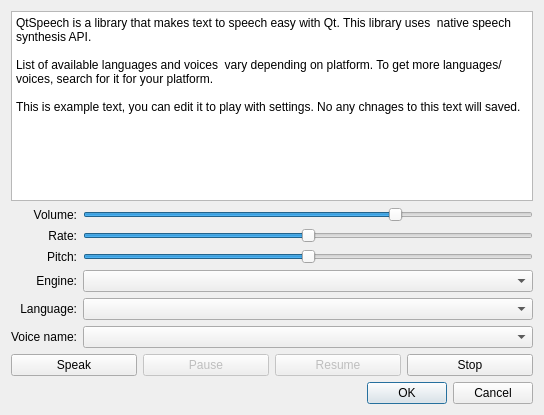
<?xml version="1.0" encoding="UTF-8"?>
<ui version="4.0">
 <class>talking_clock::VoiceConfigDialog</class>
 <widget class="QDialog" name="talking_clock::VoiceConfigDialog">
  <property name="geometry">
   <rect>
    <x>0</x>
    <y>0</y>
    <width>544</width>
    <height>415</height>
   </rect>
  </property>
  <property name="windowTitle">
   <string>Voice Configuration</string>
  </property>
  <layout class="QVBoxLayout" name="verticalLayout">
   <item>
    <widget class="QPlainTextEdit" name="plainTextEdit">
     <property name="sizePolicy">
      <sizepolicy hsizetype="Expanding" vsizetype="Expanding">
       <horstretch>0</horstretch>
       <verstretch>0</verstretch>
      </sizepolicy>
     </property>
     <property name="plainText">
      <string>QtSpeech is a library that makes text to speech easy with Qt. This library uses  native speech synthesis API.

List of available languages and voices  vary depending on platform. To get more languages/voices, search for it for your platform.

This is example text, you can edit it to play with settings. No any chnages to this text will saved.</string>
     </property>
    </widget>
   </item>
   <item>
    <layout class="QGridLayout" name="gridLayout">
     <item row="4" column="0">
      <widget class="QLabel" name="engine_label">
       <property name="sizePolicy">
        <sizepolicy hsizetype="Minimum" vsizetype="Preferred">
         <horstretch>0</horstretch>
         <verstretch>0</verstretch>
        </sizepolicy>
       </property>
       <property name="text">
        <string>Engine:</string>
       </property>
       <property name="alignment">
        <set>Qt::AlignRight|Qt::AlignTrailing|Qt::AlignVCenter</set>
       </property>
      </widget>
     </item>
     <item row="3" column="0">
      <widget class="QLabel" name="pitch_label">
       <property name="sizePolicy">
        <sizepolicy hsizetype="Minimum" vsizetype="Preferred">
         <horstretch>0</horstretch>
         <verstretch>0</verstretch>
        </sizepolicy>
       </property>
       <property name="text">
        <string>Pitch:</string>
       </property>
       <property name="alignment">
        <set>Qt::AlignRight|Qt::AlignTrailing|Qt::AlignVCenter</set>
       </property>
      </widget>
     </item>
     <item row="5" column="0">
      <widget class="QLabel" name="lang_label">
       <property name="sizePolicy">
        <sizepolicy hsizetype="Minimum" vsizetype="Preferred">
         <horstretch>0</horstretch>
         <verstretch>0</verstretch>
        </sizepolicy>
       </property>
       <property name="text">
        <string>Language:</string>
       </property>
       <property name="alignment">
        <set>Qt::AlignRight|Qt::AlignTrailing|Qt::AlignVCenter</set>
       </property>
      </widget>
     </item>
     <item row="3" column="2">
      <widget class="QSlider" name="pitch">
       <property name="minimum">
        <number>-100</number>
       </property>
       <property name="maximum">
        <number>100</number>
       </property>
       <property name="orientation">
        <enum>Qt::Horizontal</enum>
       </property>
      </widget>
     </item>
     <item row="6" column="0">
      <widget class="QLabel" name="voice_label">
       <property name="text">
        <string>Voice name:</string>
       </property>
       <property name="alignment">
        <set>Qt::AlignRight|Qt::AlignTrailing|Qt::AlignVCenter</set>
       </property>
      </widget>
     </item>
     <item row="1" column="2">
      <widget class="QSlider" name="volume">
       <property name="maximum">
        <number>100</number>
       </property>
       <property name="singleStep">
        <number>5</number>
       </property>
       <property name="pageStep">
        <number>20</number>
       </property>
       <property name="value">
        <number>70</number>
       </property>
       <property name="orientation">
        <enum>Qt::Horizontal</enum>
       </property>
      </widget>
     </item>
     <item row="5" column="2">
      <widget class="QComboBox" name="language">
       <property name="sizePolicy">
        <sizepolicy hsizetype="Expanding" vsizetype="Fixed">
         <horstretch>0</horstretch>
         <verstretch>0</verstretch>
        </sizepolicy>
       </property>
      </widget>
     </item>
     <item row="6" column="2">
      <widget class="QComboBox" name="voice"/>
     </item>
     <item row="2" column="0">
      <widget class="QLabel" name="rate_label">
       <property name="sizePolicy">
        <sizepolicy hsizetype="Minimum" vsizetype="Preferred">
         <horstretch>0</horstretch>
         <verstretch>0</verstretch>
        </sizepolicy>
       </property>
       <property name="text">
        <string>Rate:</string>
       </property>
       <property name="alignment">
        <set>Qt::AlignRight|Qt::AlignTrailing|Qt::AlignVCenter</set>
       </property>
      </widget>
     </item>
     <item row="1" column="0">
      <widget class="QLabel" name="volume_label">
       <property name="sizePolicy">
        <sizepolicy hsizetype="Minimum" vsizetype="Preferred">
         <horstretch>0</horstretch>
         <verstretch>0</verstretch>
        </sizepolicy>
       </property>
       <property name="text">
        <string>Volume:</string>
       </property>
       <property name="alignment">
        <set>Qt::AlignRight|Qt::AlignTrailing|Qt::AlignVCenter</set>
       </property>
      </widget>
     </item>
     <item row="2" column="2">
      <widget class="QSlider" name="rate">
       <property name="minimum">
        <number>-100</number>
       </property>
       <property name="maximum">
        <number>100</number>
       </property>
       <property name="orientation">
        <enum>Qt::Horizontal</enum>
       </property>
      </widget>
     </item>
     <item row="4" column="2">
      <widget class="QComboBox" name="engine">
       <property name="sizePolicy">
        <sizepolicy hsizetype="Expanding" vsizetype="Fixed">
         <horstretch>0</horstretch>
         <verstretch>0</verstretch>
        </sizepolicy>
       </property>
      </widget>
     </item>
    </layout>
   </item>
   <item>
    <layout class="QHBoxLayout" name="horizontalLayout">
     <item>
      <widget class="QPushButton" name="speakButton">
       <property name="text">
        <string>Speak</string>
       </property>
      </widget>
     </item>
     <item>
      <widget class="QPushButton" name="pauseButton">
       <property name="enabled">
        <bool>false</bool>
       </property>
       <property name="text">
        <string>Pause</string>
       </property>
      </widget>
     </item>
     <item>
      <widget class="QPushButton" name="resumeButton">
       <property name="enabled">
        <bool>false</bool>
       </property>
       <property name="text">
        <string>Resume</string>
       </property>
      </widget>
     </item>
     <item>
      <widget class="QPushButton" name="stopButton">
       <property name="text">
        <string>Stop</string>
       </property>
      </widget>
     </item>
    </layout>
   </item>
   <item>
    <widget class="QDialogButtonBox" name="buttonBox">
     <property name="orientation">
      <enum>Qt::Horizontal</enum>
     </property>
     <property name="standardButtons">
      <set>QDialogButtonBox::Cancel|QDialogButtonBox::Ok</set>
     </property>
    </widget>
   </item>
  </layout>
 </widget>
 <resources/>
 <connections>
  <connection>
   <sender>buttonBox</sender>
   <signal>accepted()</signal>
   <receiver>talking_clock::VoiceConfigDialog</receiver>
   <slot>accept()</slot>
   <hints>
    <hint type="sourcelabel">
     <x>257</x>
     <y>420</y>
    </hint>
    <hint type="destinationlabel">
     <x>157</x>
     <y>274</y>
    </hint>
   </hints>
  </connection>
  <connection>
   <sender>buttonBox</sender>
   <signal>rejected()</signal>
   <receiver>talking_clock::VoiceConfigDialog</receiver>
   <slot>reject()</slot>
   <hints>
    <hint type="sourcelabel">
     <x>325</x>
     <y>420</y>
    </hint>
    <hint type="destinationlabel">
     <x>286</x>
     <y>274</y>
    </hint>
   </hints>
  </connection>
 </connections>
</ui>
